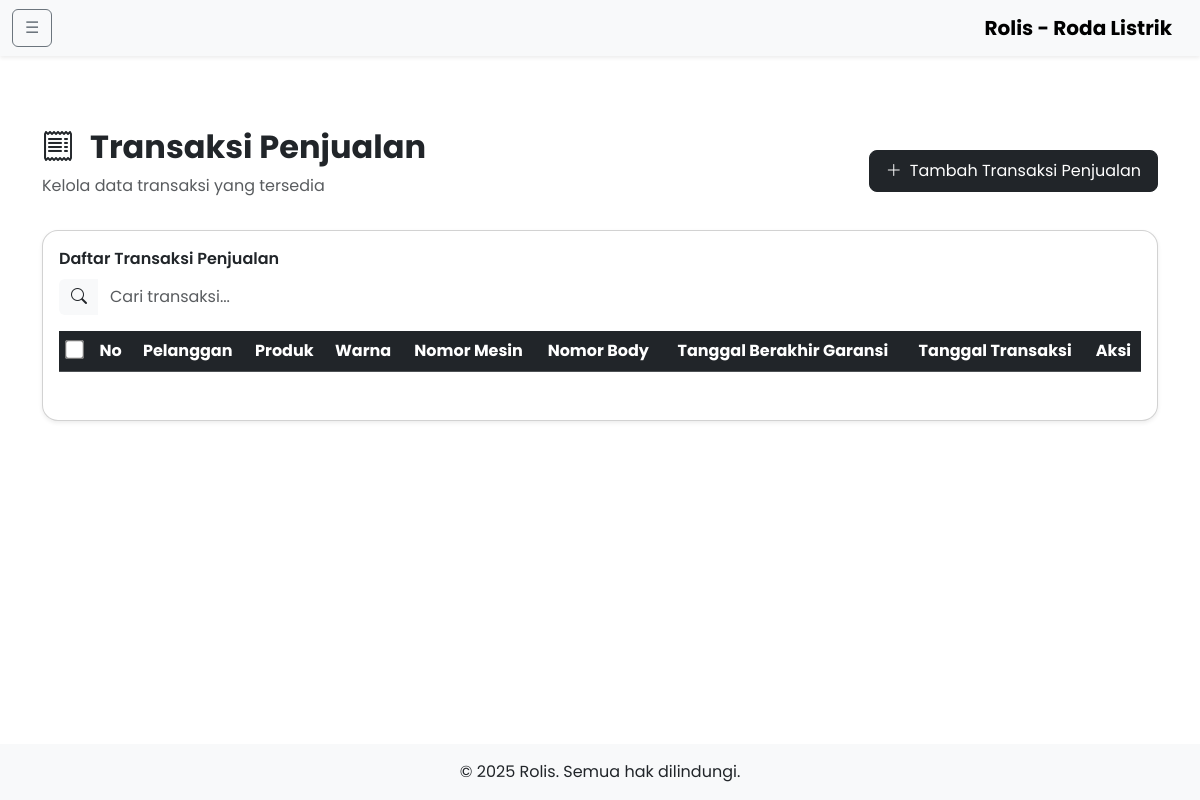
The app's page /admin-site/transactions/index_transactions.php, older data.
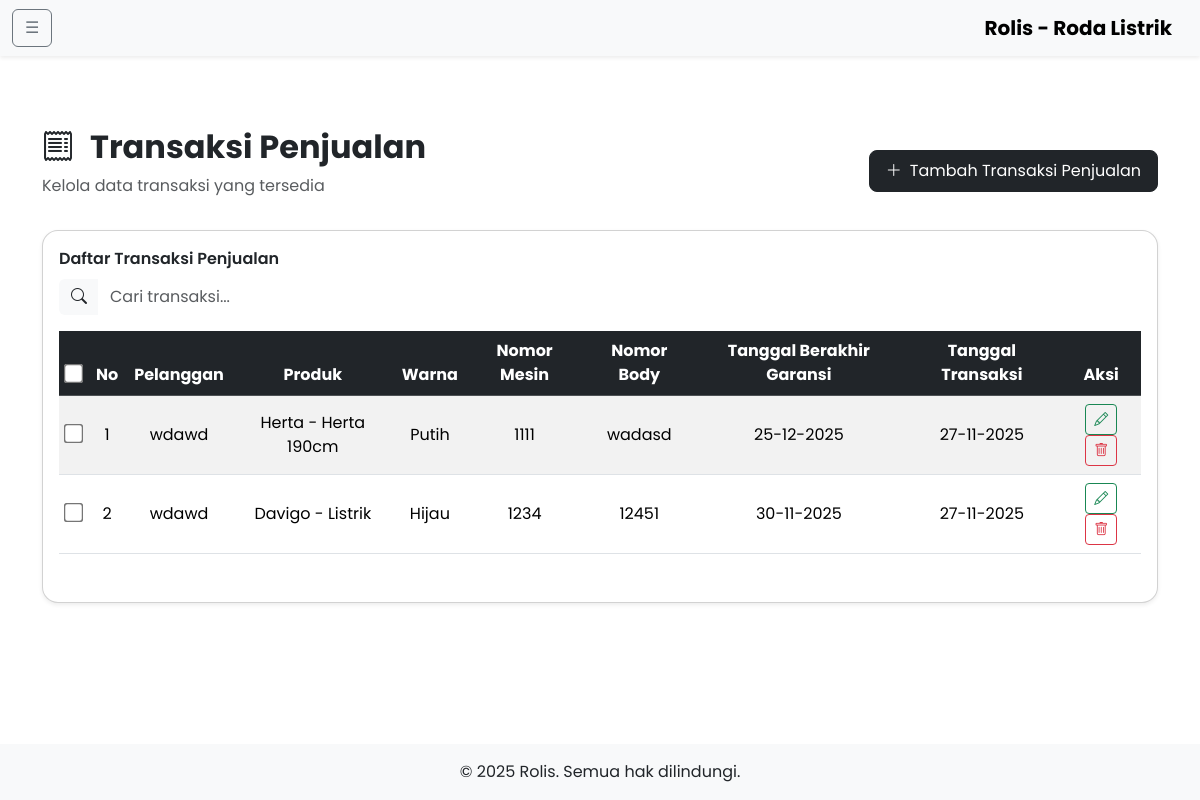
The same page, newer data.
### tables this page shows
CREATE TABLE IF NOT EXISTS `transaksi` (
  `id_transaksi` bigint NOT NULL AUTO_INCREMENT,
  `pelanggan_id` bigint NOT NULL,
  `produk_id` bigint NOT NULL,
  `nomor_mesin` varchar(255) NOT NULL,
  `nomor_body` varchar(255) NOT NULL,
  `tanggal_garansi` date NOT NULL,
  `tanggal_transaksi` date NOT NULL,
  PRIMARY KEY (`id_transaksi`),
  UNIQUE KEY `nomor_mesin` (`nomor_mesin`),
  UNIQUE KEY `nomor_body` (`nomor_body`),
  KEY `transaksi_pelanggan_id_index` (`pelanggan_id`),
  KEY `transaksi_produk_id_index` (`produk_id`),
  CONSTRAINT `FK_transaksi_pelanggan` FOREIGN KEY (`pelanggan_id`) REFERENCES `pelanggan` (`id_pelanggan`) ON DELETE CASCADE ON UPDATE CASCADE,
  CONSTRAINT `FK_transaksi_produk` FOREIGN KEY (`produk_id`) REFERENCES `produk` (`id_produk`) ON DELETE CASCADE ON UPDATE CASCADE
);

CREATE TABLE IF NOT EXISTS `pelanggan` (
  `id_pelanggan` bigint NOT NULL AUTO_INCREMENT,
  `model_id` int DEFAULT NULL,
  `merek_id` int DEFAULT NULL,
  `warna_id` int DEFAULT NULL,
  `nama` varchar(255) NOT NULL,
  `alamat` varchar(255) NOT NULL,
  `no_hp` varchar(13) NOT NULL,
  `no_ktp` varchar(16) DEFAULT '0',
  `email` varchar(100) DEFAULT NULL,
  `tgl_beli` date DEFAULT NULL,
  `keterangan` text,
  PRIMARY KEY (`id_pelanggan`),
  KEY `model_id` (`model_id`),
  KEY `merek_id` (`merek_id`),
  KEY `warna_id` (`warna_id`),
  CONSTRAINT `FK_pelanggan_merek` FOREIGN KEY (`merek_id`) REFERENCES `merek` (`id_merek`) ON DELETE CASCADE ON UPDATE CASCADE,
  CONSTRAINT `FK_pelanggan_model` FOREIGN KEY (`model_id`) REFERENCES `model` (`id_model`) ON DELETE CASCADE ON UPDATE CASCADE,
  CONSTRAINT `FK_pelanggan_warna` FOREIGN KEY (`warna_id`) REFERENCES `warna` (`id_warna`) ON DELETE CASCADE ON UPDATE CASCADE
);

CREATE TABLE IF NOT EXISTS `merek` (
  `id_merek` int NOT NULL AUTO_INCREMENT,
  `value` varchar(255) NOT NULL,
  PRIMARY KEY (`id_merek`) USING BTREE
);

CREATE TABLE IF NOT EXISTS `model` (
  `id_model` int NOT NULL AUTO_INCREMENT,
  `value` varchar(255) NOT NULL,
  PRIMARY KEY (`id_model`) USING BTREE
);

CREATE TABLE IF NOT EXISTS `warna` (
  `id_warna` int NOT NULL AUTO_INCREMENT,
  `value` varchar(255) DEFAULT NULL,
  PRIMARY KEY (`id_warna`)
);

### admin-site/controllers/Controller.php (called while the page is built, shortened)
<?php
require_once '../includes/db.php';
abstract class Controller
{
    protected $conn;
    public function __construct()
    {
        global $conn;
        $this->conn = $conn;
    }
    public function select($query)
    {
        return $this->conn->query($query);
    }
}

### admin-site/controllers/TransactionController.php (called while the page is built, shortened)
<?php
require_once 'Controller.php';
class TransactionController extends Controller
{
    public function show()
    {
        return $this->select("SELECT t.*, c.nama AS nama_pelanggan, m.value AS nama_merek, mo.value AS nama_model, w.value AS nama_warna
    FROM transaksi t
    JOIN produk p ON t.produk_id = p.id_produk
    JOIN pelanggan c ON t.pelanggan_id = c.id_pelanggan
    LEFT JOIN merek m ON p.merek_id = m.id_merek
    LEFT JOIN model mo ON p.model_id = mo.id_model
    LEFT JOIN warna w ON p.warna_id = w.id_warna
    ORDER BY t.id_transaksi DESC");
    }
}

### admin-site/transactions/index_transactions.php (the view, shortened to what this page needs)
<?php
include "../includes/header.php";
require_once "../controllers/TransactionController.php";
$transactionController = new Adminsite\Controllers\TransactionController();
$rows = $transactionController->show()->fetch_all(MYSQLI_ASSOC);
?>
<main class="container mt-5 pt-4">
  <div class="d-flex justify-content-between align-items-center mb-3">
    <div>
      <h2 class="fw-bold">
        <i class="bi bi-receipt me-3"></i>Transaksi Penjualan
      </h2>
      <p class="text-muted">Kelola data transaksi yang tersedia</p>
    </div>
    <a href="tambah_transactions.php" class="btn btn-dark rounded-3 px-3 py-2 d-flex align-items-center gap-2">
      <i class="bi bi-plus-lg"></i> Tambah Transaksi Penjualan
    </a>
  </div>
  <div class="card rounded-4 shadow-sm p-3">
    <div class="mb-3">
      <label for="searchInput" class="form-label fw-semibold">Daftar Transaksi Penjualan</label>
      <div class="input-group">
        <span class="input-group-text bg-light border-0" id="searchIcon"><i class="bi bi-search"></i></span>
        <input type="text" id="searchInput" class="form-control border-0" placeholder="Cari transaksi..." aria-label="Cari transaksi" aria-describedby="searchIcon">
      </div>
    </div>
    <div class="table-responsive">
      <table id="transactionsTable" class="table table-striped table-hover align-middle">
        <thead class="table-dark">
          <tr>
            <th class="text-center" scope="col"><input type="checkbox" id="selectAll" style="transform: scale(1.5);"></th>
            <th class="text-center" scope="col">No</th>
            <th class="text-center">Pelanggan</th>
            <th class="text-center">Produk</th>
            <th class="text-center">Warna</th>
            <th class="text-center">Nomor Mesin</th>
            <th class="text-center">Nomor Body</th>
            <th class="text-center">Tanggal Berakhir Garansi</th>
            <th class="text-center">Tanggal Transaksi</th>
            <th class="text-center">Aksi</th>
          </tr>
        </thead>
        <tbody>
          <?php if (!empty($rows)): ?>
            <?php $no = 1; ?>
            <?php foreach ($rows as $row): ?>
              <tr>
                <td class="text-center"><input type="checkbox" class="row-checkbox" value="<?= $row['id_transaksi'] ?>" style="transform: scale(1.5);"></td>
                <td class="text-center"><?= $no++ ?></td>
                <td class="text-center"><?= htmlspecialchars($row['nama_pelanggan']) ?></td>
                <td class="text-center"><?= htmlspecialchars($row['nama_merek'] ?? '-') ?> - <?= htmlspecialchars($row['nama_model'] ?? '-') ?></td>
                <td class="text-center"><?= htmlspecialchars($row['nama_warna'] ?? '-') ?></td>
                <td class="text-center"><?= htmlspecialchars($row['nomor_mesin']) ?></td>
                <td class="text-center"><?= htmlspecialchars($row['nomor_body']) ?></td>
                <td class="text-center"><?= date("d-m-Y", strtotime($row['tanggal_garansi'])) ?></td>
                <td class="text-center"><?= date("d-m-Y", strtotime($row['tanggal_transaksi'])) ?></td>
                <td class="text-center">
                  <a href="edit_transactions.php?id=<?= $row['id_transaksi'] ?>" class="btn btn-outline-success btn-sm" title="Sunting" onclick="event.stopPropagation();"><i class="bi bi-pencil"></i></a>
                  <a href="#" class="btn btn-outline-danger btn-sm delete-btn" title="Hapus" onclick="confirmDelete(<?= $row['id_transaksi'] ?>); event.stopPropagation();"><i class="bi bi-trash"></i></a>
                </td>
              </tr>
            <?php endforeach; ?>
          <?php endif; ?>
        </tbody>
      </table>
    </div>
  </div>
</main>
<?php include "../includes/footer.php"; ?>

### admin-site/includes/header.php (shortened to what this page needs)
<!DOCTYPE html>
<html lang="id">
<head>
  <link href="https://cdn.jsdelivr.net/npm/bootstrap@5.3.3/dist/css/bootstrap.min.css" rel="stylesheet">
  <link rel="stylesheet" href="https://cdn.jsdelivr.net/npm/bootstrap-icons@1.11.3/font/bootstrap-icons.css">
  <link rel="stylesheet" href="https://cdnjs.cloudflare.com/ajax/libs/font-awesome/6.4.0/css/all.min.css">
  <link href="https://cdn.jsdelivr.net/npm/select2@4.1.0-rc.0/dist/css/select2.min.css" rel="stylesheet" />
  <link rel="stylesheet" href="/Rolis/public/assets/css/custom.css">
  <link rel="stylesheet" href="https://cdn.datatables.net/1.13.6/css/dataTables.bootstrap5.min.css">
  <link rel="stylesheet" href="https://cdn.datatables.net/select/1.7.0/css/select.dataTables.min.css">
  <link rel="stylesheet" href="https://cdn.datatables.net/buttons/2.4.2/css/buttons.dataTables.min.css">
</head>
<body class="d-flex flex-column min-vh-100">
  <nav class="navbar navbar-expand-lg navbar-light bg-light shadow-sm">
    <div class="container-fluid">
      <button class="btn btn-outline-secondary me-2" type="button" data-bs-toggle="offcanvas" data-bs-target="#sidebar" aria-controls="sidebar">
        &#9776;
      </button>
      <a class="navbar-brand fw-bold" href="#">Rolis - Roda Listrik</a>
    </div>
  </nav>

### admin-site/includes/footer.php (shortened to what this page needs)
<footer class="footer bg-light text-center py-3 mt-auto">
  <div class="container">
    <p class="mb-0">&copy; 2025 Rolis. Semua hak dilindungi.</p>
  </div>
</footer>
</body>
</html>

### public/assets/css/custom.css (style rules this page uses)
body { font-family: "Poppins", sans-serif; }
body.d-flex { min-height: 100vh; flex-direction: column; }
main { flex: 1 0 auto; }
footer.footer { flex-shrink: 0; }

Row changes from the older to the newer data that the page shows:
added transaksi: pelanggan.nama "wdawd", merek.value "Herta", model.value "Herta 190cm", warna.value "Putih", nomor_mesin "1111", nomor_body "wadasd", tanggal_garansi "25-12-2025", tanggal_transaksi "27-11-2025"
added transaksi: pelanggan.nama "wdawd", merek.value "Davigo", model.value "Listrik", warna.value "Hijau", nomor_mesin "1234", nomor_body "12451", tanggal_garansi "30-11-2025", tanggal_transaksi "27-11-2025"
